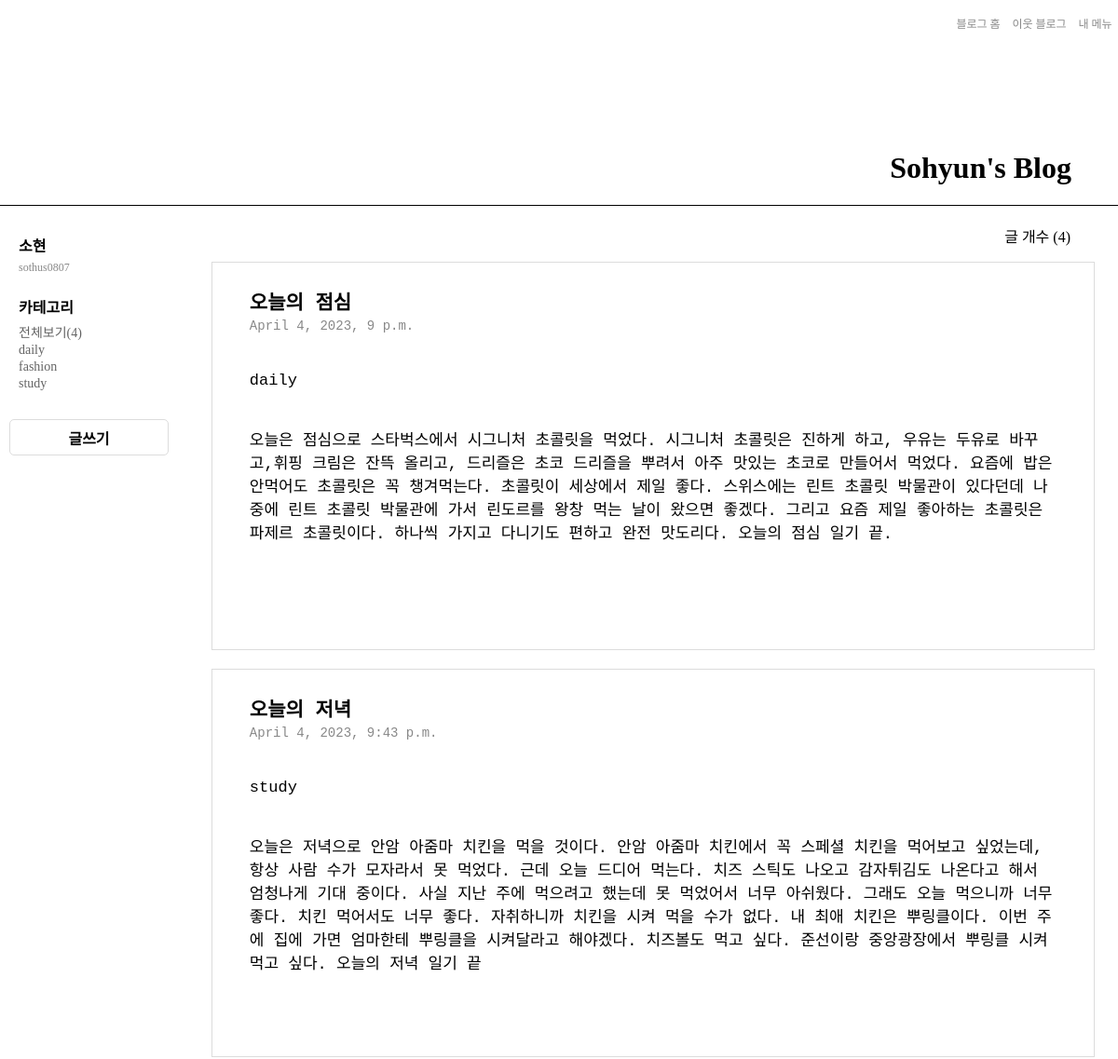
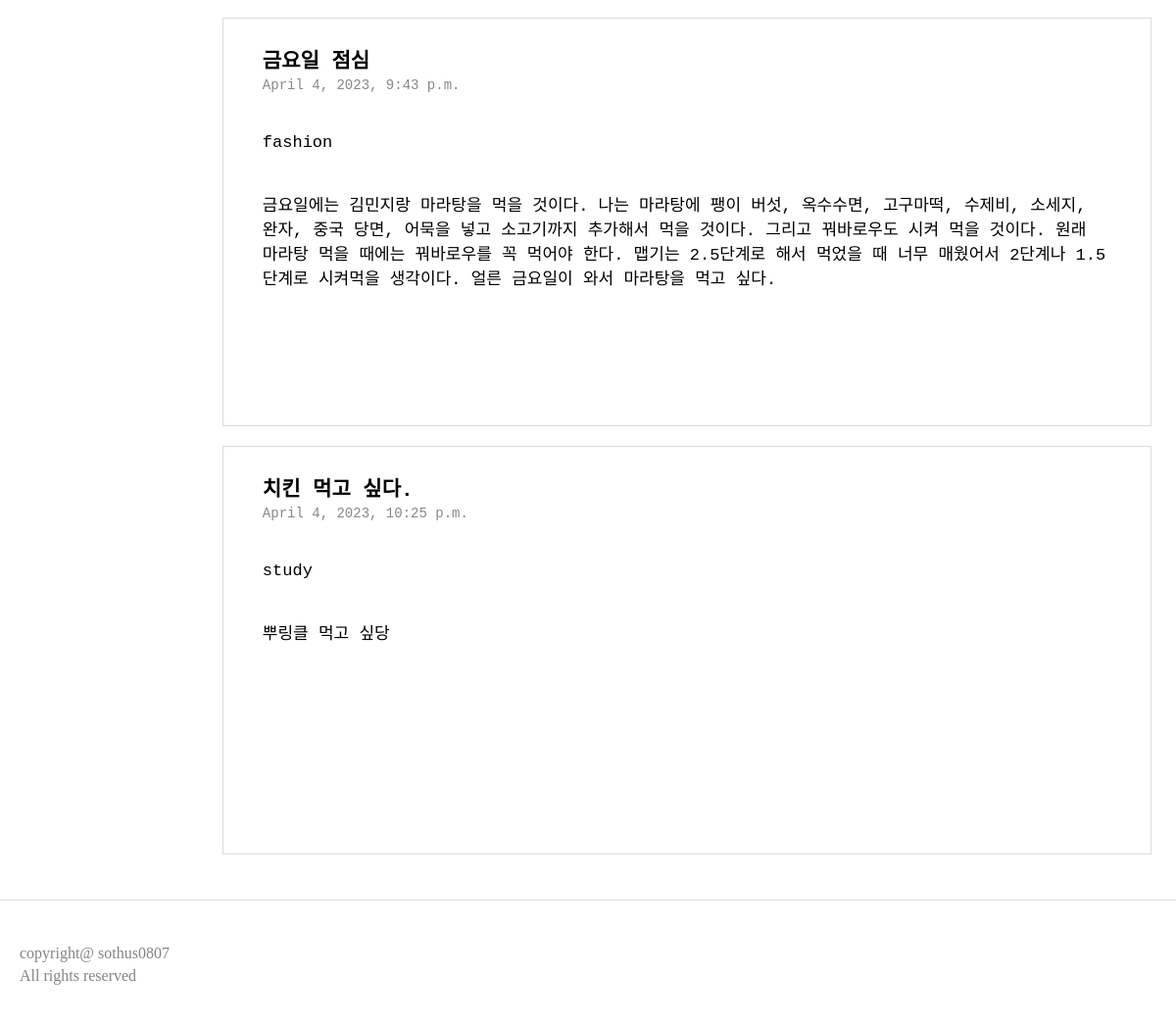
Page /home/ on the earlier database version (2 pictures, top to bottom).
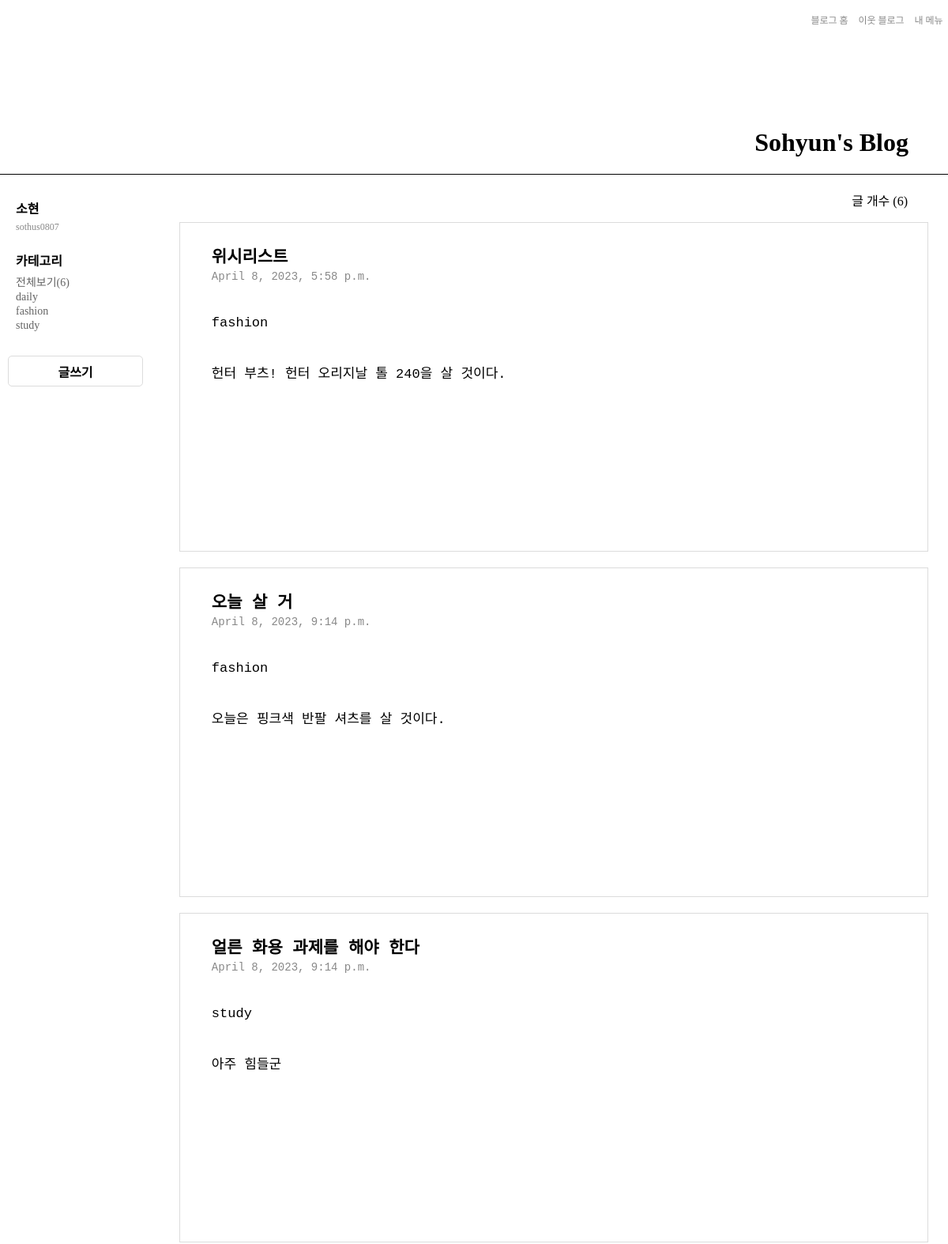
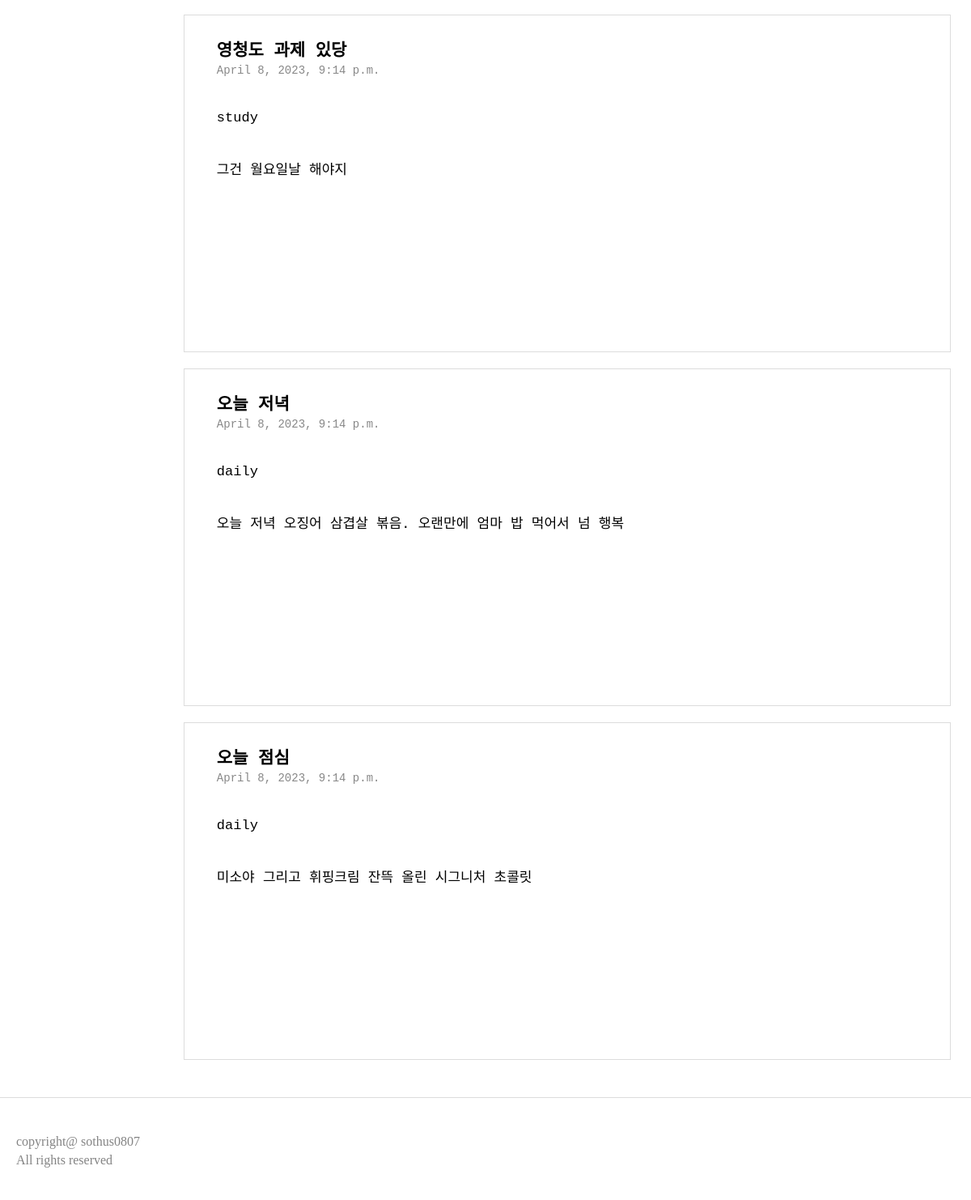
Same page on the later database version (2 pictures, top to bottom).
### BlogApp/models.py (models this page shows, shortened)
class Article(models.Model):
    title = models.CharField(max_length=20)
    content = models.TextField()
    date = models.DateTimeField(default=datetime.now())
    category = models.CharField(max_length=1, null=True)

### BlogApp/views.py (the view)
# urls.py: 2. Add a URL to urlpatterns:  path('', views.home, name='home')
def home(request):
    articles = Article.objects.all()
    categorys = ['daily', 'fashion', 'study']
    count = articles.count()
    return render(request, "home.html", {'articles': articles, 'categorys': categorys, 'count': count})

### BlogApp/templates/home.html
{% extends 'base.html' %}
{% block css %}
{% load static %}
<link rel="stylesheet" type="text/css" href="{% static 'home.css' %}">
{% endblock %}
{% block content %}
<div class="background">
    <div class="header">
        <ul>
            <li><a href="#">블로그 홈</a></li>
            <li><a href="#">이웃 블로그</a></li>
            <li><a href="#">내 메뉴</a></li>
        </ul>
        <h1><a href="{% url 'home' %}">Sohyun's Blog</a></h1>
    </div>
    <div class="main">
        <div class="sidebar">
            <div class="profile flex">
                <span id="user_nm">소현</span>
                <span>sothus0807</span>
            </div>
            <div class="category">
                <span>카테고리</span>
                <ul>
                    <li><a href="{% url 'home' %}">전체보기({{count}})</a></li>
                    {% for category in categorys %}
                    <li><a href="{% url 'detail' category %}">{{ category }}</a></li>
                    {% endfor %}
                </ul>
            </div>
            <a class="button flex" href="{% url 'create' %}">글쓰기</a>
        </div>
        <div class="content">
            <span class="count">글 개수 ({{count}})</span>
            <ul>
                {% for article in articles %}
                <li>
                    <h3><a href="{% url 'comment' article.id %}">{{ article.title }}</a></h3>
                    <span>{{ article.date }}</span>
                    <p>{{ article.category }}</p>
                    <p>{{ article.content }}</p>
                </li>
                {% endfor %}
            </ul>
        </div>
    </div>
</div>
{% endblock %}

### BlogApp/templates/base.html (shortened to what this page needs)
<!DOCTYPE html>
<html lang="en">
<head>
    {% load static %}
    <link rel="stylesheet" type="text/css" href="{% static 'base.css' %}">
    {% block css %}
    {% endblock %}
</head>
<body>
    {% block content %}
    {% endblock %}
    <div class="footer">
        <span>copyright@ sothus0807</span>
        <span>All rights reserved</span>
    </div>
</body>
</html>

### BlogApp/static/base.css (style rules this page uses)
.footer { width: 100%; border-top: 1px solid rgb(220, 220, 220); padding-top: 40px; padding-bottom: 40px; display: flex; flex-direction: column; }
.footer span { padding-left: 20px; color: rgb(132, 132, 132); margin-top: 5px; }

### BlogApp/static/home.css (style rules this page uses)
body { margin: 0; }
.flex { display: flex; justify-content: center; align-items: center; }
.background { width: 100%; background-color: #ffffff; display: flex; flex-direction: column; }
.header { display: flex; flex-direction: column; align-items: flex-end; justify-content: space-between; width: 100%; height: 220px; border-bottom: 0.5px solid black; flex-direction: column; }
.header ul { width: 15%; display: flex; justify-content: space-around; align-items: center; list-style: none; }
.header ul li a { text-decoration: none; color: rgb(136, 136, 136); font-size: 12px; }
.header h1 { padding-right: 50px; }
.header h1 a { text-decoration: none; color: black; }
.main { width: 98.25%; padding: 10px; display: flex; }
.sidebar { width: 15%; margin-top: 17px; }
.profile { flex-direction: column; align-items: flex-start; }
.profile span { font-size: 12px; margin: 2.5px 0 2.5px 10px; color: rgb(136, 136, 136); }
#user_nm { color: black; font-weight: 600; font-size: 16px; }
.category { margin: 20px 0 30px 10px; }
.category span { color: black; font-weight: 600; font-size: 16px; }
.category ul { list-style: none; padding: 0; margin-top: 5px; }
.category ul li a { text-decoration: none; color: rgb(99, 99, 99); font-size: 14px; }
.button { background-color: #ffffff; border: 1px solid rgb(220, 220, 220); width: 169px; height: 37px; border-radius: 5px; font-weight: 600; text-decoration: none; color: black; }
.content { width: 85%; display: flex; flex-direction: column; }
.count { text-align: right; margin-top: 10px; margin-right: 40px; }
.content ul li { list-style: none; width: 90%; height: 400px; border: 1px solid rgb(220, 220, 220); margin-bottom: 20px; padding: 5px 40px 10px 40px; font-family: 'Courier New', Courier, monospace; }
.content ul li h3 { margin-bottom: 3px; font-size: 21px; }
.content ul li h3 a { text-decoration: none; color: black; }
.content ul li span { font-size: 14px; color: rgb(136, 136, 136); }
.content ul li p { font-size: 17px; margin-top: 40px; }

Differences in the rows shown:
removed Article: title "오늘의 점심", date "April 4, 2023, 9 p.m.", category "daily", content "오늘은 점심으로 스타벅스에서 시그니처 초콜릿을 먹었다. 시그니처 초콜릿은 진하게 하고, 우유는 두유로 바꾸고,휘핑 크림은 잔뜩 올리고, 드리즐은 초코 드리즐을 뿌려서 아주 맛있는 초코로 만들어서 먹었다. 요즘에 밥은 안먹어도 초콜릿은 꼭 챙겨먹는다. 초콜릿이 세상에서 제일 좋다. 스위스에는 린트 초콜릿 박물관이 있다던데 나중에 린트 초콜릿 박물관에 가서 린도르를 왕창 먹는 날이 왔으면 좋겠다. 그리고 요즘 제일 좋아하는 초콜릿은 파제르 초콜릿이다. 하나씩 가지고 다니기도 편하고 완전 맛도리다. 오늘의 점심 일기 끝."
removed Article: title "오늘의 저녁", date "April 4, 2023, 9:43 p.m.", category "study", content "오늘은 저녁으로 안암 아줌마 치킨을 먹을 것이다. 안암 아줌마 치킨에서 꼭 스페셜 치킨을 먹어보고 싶었는데, 항상 사람 수가 모자라서 못 먹었다. 근데 오늘 드디어 먹는다. 치즈 스틱도 나오고 감자튀김도 나온다고 해서 엄청나게 기대 중이다. 사실 지난 주에 먹으려고 했는데 못 먹었어서 너무 아쉬웠다. 그래도 오늘 먹으니까 너무 좋다. 치킨 먹어서도 너무 좋다. 자취하니까 치킨을 시켜 먹을 수가 없다. 내 최애 치킨은 뿌링클이다. 이번 주에 집에 가면 엄마한테 뿌링클을 시켜달라고 해야겠다. 치즈볼도 먹고 싶다. 준선이랑 중앙광장에서 뿌링클 시켜먹고 싶다. 오늘의 저녁 일기 끝"
removed Article: title "금요일 점심", date "April 4, 2023, 9:43 p.m.", category "fashion", content "금요일에는 김민지랑 마라탕을 먹을 것이다. 나는 마라탕에 팽이 버섯, 옥수수면, 고구마떡, 수제비, 소세지, 완자, 중국 당면, 어묵을 넣고 소고기까지 추가해서 먹을 것이다. 그리고 꿔바로우도 시켜 먹을 것이다. 원래 마라탕 먹을 때에는 꿔바로우를 꼭 먹어야 한다. 맵기는 2.5단계로 해서 먹었을 때 너무 매웠어서 2단계나 1.5단계로 시켜먹을 생각이다. 얼른 금요일이 와서 마라탕을 먹고 싶다."
added Article: title "위시리스트", date "April 8, 2023, 5:58 p.m.", category "fashion", content "헌터 부츠! 헌터 오리지날 톨 240을 살 것이다."
added Article: title "오늘 살 거", date "April 8, 2023, 9:14 p.m.", category "fashion", content "오늘은 핑크색 반팔 셔츠를 살 것이다."
added Article: title "얼른 화용 과제를 해야 한다", date "April 8, 2023, 9:14 p.m.", category "study", content "아주 힘들군"
changed Article: title "치킨 먹고 싶다." → "영청도 과제 있당"; date "April 4, 2023, 10:25 p.m." → "April 8, 2023, 9:14 p.m."; content "뿌링클 먹고 싶당" → "그건 월요일날 해야지"
added Article: title "오늘 저녁", date "April 8, 2023, 9:14 p.m.", category "daily", content "오늘 저녁 오징어 삼겹살 볶음. 오랜만에 엄마 밥 먹어서 넘 행복"
added Article: title "오늘 점심", date "April 8, 2023, 9:14 p.m.", category "daily", content "미소야 그리고 휘핑크림 잔뜩 올린 시그니처 초콜릿"
Other differences:
{{ count }}: "4" → "6"
